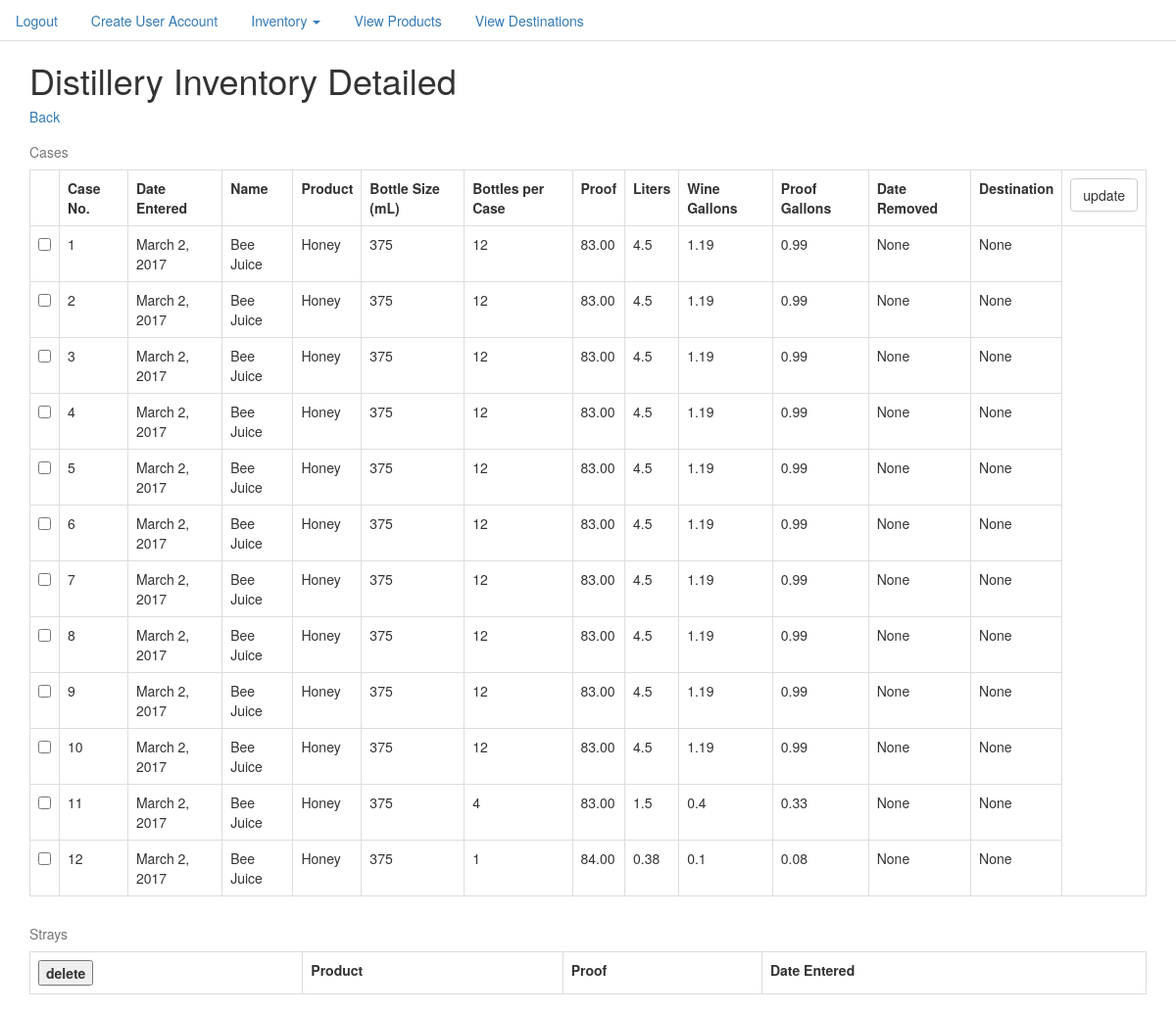
Screenshot of /inventory/ (signed in) with the database file from the repository.
### inventory/models.py (models this page shows, shortened)
class InventoryItem(models.Model):
    case_number = models.IntegerField(unique=True)
    date_assigned = models.DateField()
    name = models.ForeignKey(Product, on_delete=models.PROTECT)
    proof = models.DecimalField(max_digits=5,decimal_places=2)
    date_removed = models.DateTimeField(null=True,blank=True)
    destination = models.CharField(null=True,max_length=100)
    case_fraction = models.DecimalField(max_digits=5,decimal_places=4,default=1.0)
    @property
    def bottles_per_case(self):
        if self.name.bottle_size == 750:
            return int(round(6 * self.case_fraction,0))
        elif self.name.bottle_size == 375:
            return int(round(12 * self.case_fraction,0))
    @property
    def product(self):
        return self.name.product_type
    @property
    def liters(self):
        return round(self.name.bottle_size/1000 * self.bottles_per_case,2)
    @property
    def wine_gallons(self):
        return round((float(self.liters) * .264172),2)
    @property
    def proof_gallons(self):
        return round((int(self.proof)/100 * self.wine_gallons), 2)

class Product(models.Model):
    product_name = models.CharField(max_length=50)
    product_type = models.CharField(max_length=50)
    UPC = models.CharField(max_length=20)
    bottle_size = models.IntegerField()
    def __str__(self):
        return str(self.product_name)

### inventory/views.py (the view)
# urls.py: url(r'^inventory/$', InventoryListView.as_view(), name='inventory_list_view'),
class InventoryListView(LoginRequiredMixin, ListView):
    model = InventoryItem
    def get_queryset(self):
        return InventoryItem.objects.all().order_by('case_number')
    def get_context_data(self, **kwargs):
        context = super(InventoryListView, self).get_context_data(**kwargs)
        strays = Stray.objects.all()
        context['strays'] = strays
        return context

### templates/inventory/inventoryitem_list.html (shortened to what this page needs)
{% extends 'base.html' %}
{% block content %}
<div class="container">
  <h1>Distillery Inventory Detailed</h1>
  <h5><a href="{% url 'inventory_summary_view' %}">Back</a></h5>
<table  class="table table-bordered" >
    <caption>Cases</caption>
  <tr>
    <th></th>
    <th>Case No. </th>
    <th>Date Entered</th>
    <th>Name</th>
    <th>Product</th>
    <th>Bottle Size (mL)</th>
    <th>Bottles per Case</th>
    <th>Proof</th>
    <th>Liters</th>
    <th>Wine Gallons</th>
    <th>Proof Gallons</th>
    <th>Date Removed</th>
    <th>Destination</th>
    {% if request.user.is_superuser %}
      <th><form class="" action="update/" method="get">
        <input class="btn btn-default btn-md"type="submit" name="" value="update">
    </th>
      {% endif %}
  </tr>
  {% for item in object_list %}
  <tr>
    <td><input type="checkbox" name="checks" value="{{ item.id }}"/></td>
    <td>{{item.case_number}}</td>
    <td>{{item.date_assigned}}</td>
    <td>{{item.name}}</td>
    <td>{{item.product}}</td>
    <td>{{item.name.bottle_size}}</td>
    <td>{{item.bottles_per_case}}</td>
    <td>{{item.proof}}</td>
    <td>{{item.liters}}</td>
    <td>{{item.wine_gallons}}</td>
    <td>{{item.proof_gallons}}</td>
    <td>{{item.date_removed}}</td>
    <td>{{item.destination}}</td>
  </tr>
{% endfor %}
  <table  class="table table-bordered" >
      <caption>Strays</caption>
    <tr>
      <tr>
        <th><form class="" action="stray/delete/" method="get">
          <input type="submit" name="" value="delete">
      </th>
      <th>Product</th>
      <th>Proof</th>
        <th>Date Entered</th>
    </tr>
</div>
{% endblock %}

### templates/base.html (style rules this page uses)
body { background-color: white; }

### rows the page displays
InventoryItem: case_number "1", date_assigned "March 2, 2017", name "Bee Juice", product "Honey", name.bottle_size "375", bottles_per_case "12", proof "83.00", liters "4.5", wine_gallons "1.19", proof_gallons "0.99", date_removed "None", destination "None"
InventoryItem: case_number "2", date_assigned "March 2, 2017", name "Bee Juice", product "Honey", name.bottle_size "375", bottles_per_case "12", proof "83.00", liters "4.5", wine_gallons "1.19", proof_gallons "0.99", date_removed "None", destination "None"
InventoryItem: case_number "3", date_assigned "March 2, 2017", name "Bee Juice", product "Honey", name.bottle_size "375", bottles_per_case "12", proof "83.00", liters "4.5", wine_gallons "1.19", proof_gallons "0.99", date_removed "None", destination "None"
InventoryItem: case_number "4", date_assigned "March 2, 2017", name "Bee Juice", product "Honey", name.bottle_size "375", bottles_per_case "12", proof "83.00", liters "4.5", wine_gallons "1.19", proof_gallons "0.99", date_removed "None", destination "None"
InventoryItem: case_number "5", date_assigned "March 2, 2017", name "Bee Juice", product "Honey", name.bottle_size "375", bottles_per_case "12", proof "83.00", liters "4.5", wine_gallons "1.19", proof_gallons "0.99", date_removed "None", destination "None"
InventoryItem: case_number "6", date_assigned "March 2, 2017", name "Bee Juice", product "Honey", name.bottle_size "375", bottles_per_case "12", proof "83.00", liters "4.5", wine_gallons "1.19", proof_gallons "0.99", date_removed "None", destination "None"
InventoryItem: case_number "7", date_assigned "March 2, 2017", name "Bee Juice", product "Honey", name.bottle_size "375", bottles_per_case "12", proof "83.00", liters "4.5", wine_gallons "1.19", proof_gallons "0.99", date_removed "None", destination "None"
InventoryItem: case_number "8", date_assigned "March 2, 2017", name "Bee Juice", product "Honey", name.bottle_size "375", bottles_per_case "12", proof "83.00", liters "4.5", wine_gallons "1.19", proof_gallons "0.99", date_removed "None", destination "None"
InventoryItem: case_number "9", date_assigned "March 2, 2017", name "Bee Juice", product "Honey", name.bottle_size "375", bottles_per_case "12", proof "83.00", liters "4.5", wine_gallons "1.19", proof_gallons "0.99", date_removed "None", destination "None"
InventoryItem: case_number "10", date_assigned "March 2, 2017", name "Bee Juice", product "Honey", name.bottle_size "375", bottles_per_case "12", proof "83.00", liters "4.5", wine_gallons "1.19", proof_gallons "0.99", date_removed "None", destination "None"
InventoryItem: case_number "11", date_assigned "March 2, 2017", name "Bee Juice", product "Honey", name.bottle_size "375", bottles_per_case "4", proof "83.00", liters "1.5", wine_gallons "0.4", proof_gallons "0.33", date_removed "None", destination "None"
InventoryItem: case_number "12", date_assigned "March 2, 2017", name "Bee Juice", product "Honey", name.bottle_size "375", bottles_per_case "1", proof "84.00", liters "0.38", wine_gallons "0.1", proof_gallons "0.08", date_removed "None", destination "None"
